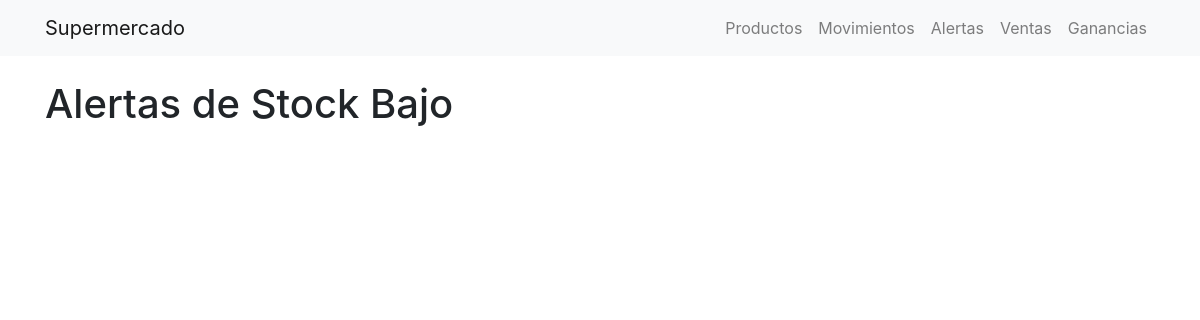
/alertas, run on an earlier commit of the app's database.
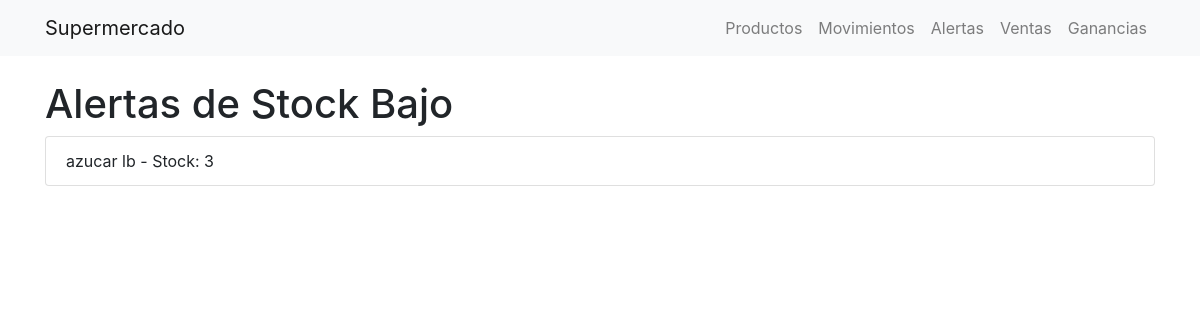
And on a later commit of the database.
### app.py (models this page shows)
class Producto(db.Model):
    id = db.Column(db.Integer, primary_key=True)
    nombre = db.Column(db.String(100), nullable=False)
    categoria = db.Column(db.String(100), nullable=False)
    precio_compra = db.Column(db.Float, nullable=False)
    precio_venta = db.Column(db.Float, nullable=False)
    stock_disponible = db.Column(db.Integer, nullable=False)
    proveedor = db.Column(db.String(100), nullable=False)
    umbral_alerta = db.Column(db.Integer, nullable=False, default=5)

### app.py (the view)
@app.route('/alertas')
def alertas():
    productos = Producto.query.all()
    alertas = [p for p in productos if p.stock_disponible < p.umbral_alerta]
    return render_template('alertas.html', alertas=alertas)

### templates/alertas.html
{% extends 'index.html' %}
{% block content %}
    <h1>Alertas de Stock Bajo</h1>
    <ul class="list-group">
        {% for alerta in alertas %}
            <li class="list-group-item">
                {{ alerta.nombre }} - Stock: {{ alerta.stock_disponible }}
            </li>
        {% endfor %}
    </ul>
{% endblock %}

What changed in the data, as far as the page shows it:
now on this page (row edited): Producto: nombre "azucar lb", stock_disponible "3"
